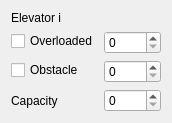
<?xml version="1.0" encoding="UTF-8"?>
<ui version="4.0">
 <class>ElevatorSetting</class>
 <widget class="QWidget" name="ElevatorSetting">
  <property name="geometry">
   <rect>
    <x>0</x>
    <y>0</y>
    <width>172</width>
    <height>105</height>
   </rect>
  </property>
  <property name="windowTitle">
   <string>Form</string>
  </property>
  <layout class="QVBoxLayout" name="verticalLayout">
   <item>
    <layout class="QFormLayout" name="formLayout">
     <item row="0" column="0" colspan="2">
      <widget class="QLabel" name="elevatorLabel">
       <property name="text">
        <string>Elevator i</string>
       </property>
      </widget>
     </item>
     <item row="1" column="0">
      <widget class="QCheckBox" name="overloadeCheckBox">
       <property name="text">
        <string>Overloaded</string>
       </property>
      </widget>
     </item>
     <item row="1" column="1">
      <widget class="QSpinBox" name="overloadedSpinBox"/>
     </item>
     <item row="2" column="0">
      <widget class="QCheckBox" name="obstacleCheckBox">
       <property name="text">
        <string>Obstacle</string>
       </property>
      </widget>
     </item>
     <item row="2" column="1">
      <widget class="QSpinBox" name="obstacleSpinBox"/>
     </item>
     <item row="3" column="0">
      <widget class="QLabel" name="label">
       <property name="text">
        <string>Capacity</string>
       </property>
      </widget>
     </item>
     <item row="3" column="1">
      <widget class="QSpinBox" name="capacitySpinBox"/>
     </item>
    </layout>
   </item>
  </layout>
 </widget>
 <resources/>
 <connections/>
</ui>
